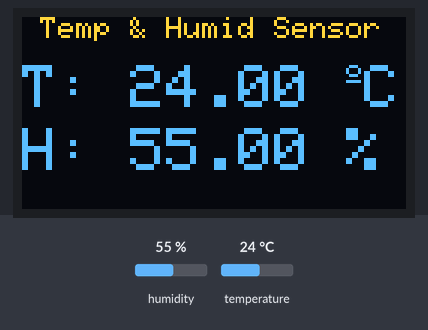
Bench run of a sketch on a simulated ESP8266 (NodeMCU). Shown: 128×64 one-colour display. Inputs (shaded band) come from the test bench; at power-on: humidity 55 %, temperature 24 °C. The OLED is the two-colour kind (top 16 rows yellow); what the sketch prints to the serial monitor is not drawn.

Above: at 3.9 s.
4.0 s: humidity set to 22 %
At 6.4 s:
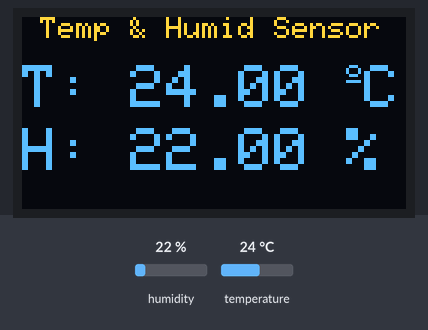
6.9 s: temperature set to 12 °C
At 8.3 s:
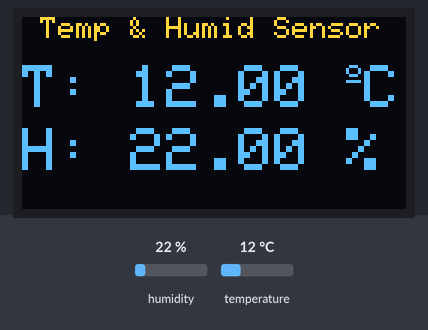
9.8 s: humidity set to 40 %
At 12.0 s:
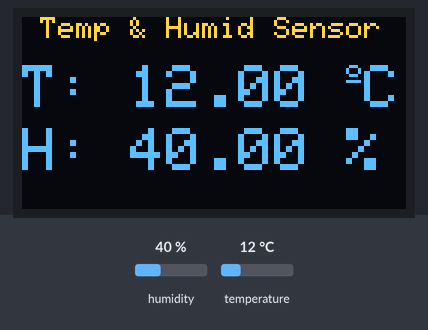
12.9 s: temperature set to 19 °C
At 13.9 s:
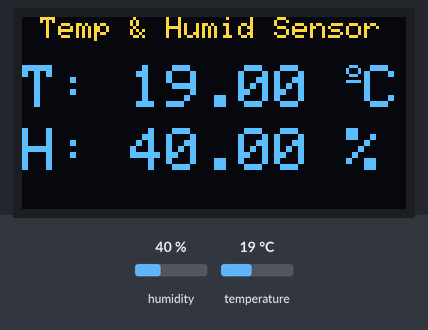
Timing chart, 0 to 15.9 s (numbered marks = the images above; inputs shaded):
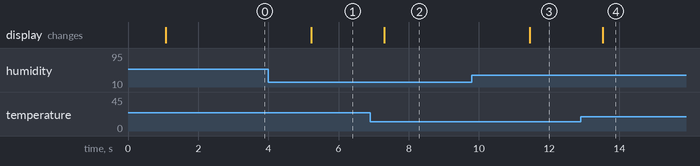

Measured:
- after the input at 4.0 s, the display: changes after 1.2 s (image 1)
- after the input at 6.9 s, the display: changes after 0.40 s (image 2)
- after the input at 9.8 s, the display: changes after 1.7 s (image 3)
- after the input at 12.9 s, the display: changes after 0.63 s (image 4)

The sketch:

0005_Greekcreit_temp_and_humd_basic_reading.ino
```cpp
/*********
  0005 Greekcreit basic temp and humid readings

  Created by Andy Shrimpton

I COULD NOT UNDERSTAND THE FILES ON THE BANGGOOD WEBSITE THAT I DOWNLOADED. i AM NEW TO ALL OF THIS. BUT AFTER TWO DAYS I FOUND OUT THE I HAD TO ADJUST THE SCL AND SDA PINS FOR THE OLED TO WORK

THEN I FOUND THAT TO SUPPLIED DHT11 WAS NOT WORKING WHICH ALSO WASTED A BIT OF TIME

 THIS CODE IS TO BE USED WITH THE ARDUINO IDE OR SOMETHING COMPATIBLE TOO

 WARNING - we are using the https://au.banggood.com/Geekcreit-ESP8266-IoT-Development-Board-DHT11-Temperature-and-Humidity-Yellow-Blue-OLED-Display-SDK-Programming-Wifi-Module-p-1471313.html?cur_warehouse=CN

 BECAREFULL - check if you use another make of OLED that the pins are the same.

 As the board has STRANGE SDL AND SCL PINS WE HAVE TO CHANGE THEM IN THE CODE BELOW

 *** WARNING ***  Some OLED have the positive and Negative reveresed THE SUPPLIED ONE IS FINE FROM LEFT TO RIGHT VCC, GND, SCL, SDA *** WARNING ***
 *
*********/

#include <Wire.h>
#include <Adafruit_SSD1306.h>
#include <Adafruit_Sensor.h>                                  // look for Adafruit_Unified_Sensor
#include <DHT.h>

#define SCREEN_WIDTH 128                                      // OLED display width, in pixels
#define SCREEN_HEIGHT 64                                      // OLED display height, in pixels

int setTextSize1=1;                                           //set fontsize to 1
int setTextSize2=2;                                           // set font size to 2
int delay1=1000;                                              // delay for 1 second
int delay2=2000;                                              // delay for 2 seconds


// Declaration for an SSD1306 display connected to I2C (SDA, SCL pins)

Adafruit_SSD1306 display(SCREEN_WIDTH, SCREEN_HEIGHT, &Wire, -1);           // wire -1 as the oled has no reset pin

#define DHTPIN 5                                               // Digital pin connected to the DHT sensor

// Uncomment the type of sensor in use:
#define DHTTYPE    DHT11                                      // DHT 11 - Normally blue in colour
//#define DHTTYPE    DHT22                                    // DHT 22 (AM2302) Normally white
//#define DHTTYPE    DHT21                                   // DHT 21 (AM2301)

DHT dht(DHTPIN, DHTTYPE);                                     //Set up the DHT sensor

void setup() {                                              // HERE WE PUT THINGS THAT ONLY HAPPEN ONCE

  Serial.begin(9600);                                       // set the serial monitor baud rate

                                                            //  ***** IMPORTANT TO MAKE SURE THIS LINE IS ADDED TO MAKE THIS GEEKCREIT BOARD OLED WORK
  Wire.begin(2,14);                                         //scl gpio14  SDA gpio 02 here we change where the SDA and SCL pins look to get there data

  dht.begin();                                              // start the temp and humid sensor

  if(!display.begin(SSD1306_SWITCHCAPVCC, 0x3C)) {
    Serial.println(F("SSD1306 allocation failed"));
    for(;;);
  }
  //display.display();                                          // comment out this line to NOT dispaly the Arafruit Logo
  //delay(delay2);                                              // WAIT TWO SECONDS
  display.clearDisplay();


  display.setTextColor(WHITE);

}                                                             // end of void setup

void loop() {                                                 // WHERE WE PUT CODE THAT WILL CONTINUE TO LOOP AROUND AS LONG AS THE BOARD HAS POWER


  delay(delay1);                                              // UPDATE THE SCREEN ONCE PER SECOND 1000 = 1 SECOND DHT11 can be read every second the DHT22 is every 2 seconds

  //read temperature and humidity
  float t = dht.readTemperature();
  float h = dht.readHumidity();
  if (isnan(h) || isnan(t)) {
    Serial.println("Failed to read from DHT sensor!");        //IF NO READING CAN BE FOUND PRINT THE THE SERIAL MONITOR YOU WILL ALSO GET "nan" ON THE OLED

  }

  // clear display
  display.clearDisplay();                                   //WE NEED TO CLEAR THE DISPLAY OTHERWISE THE NEW VALUES WILL OVERWRITE THE OLD ONES


  // display temperature
  display.setTextSize(setTextSize1);                        //SMALL TEXT SIZE SELECTED
  display.setCursor(0,0);
  display.print(" Temp & Humid Sensor");                    // THIS IS IN ORANGE AS IT IN THE VERY TOP PART OF THE OLED WHICH HAS THIS COLOUR THAT CANT BE CHANGED
  display.setTextSize(setTextSize2);                        // LARGER TEXT SELECTED
  display.setCursor(0,16);                                  //POSITION WHERE TO SHOW THE TEXT X=0 (ACOSS) Y=16 (DOWN)
  display.print("T: ");
  display.print(t);                                         //PRINT THE VALUE STORED IN THE VARIABLE "t"
  display.print(" ");
  display.setTextSize(setTextSize1);
  display.cp437(true);                                      //SELECT A NEW FONT TYPE TO PRINT THE VERY SMALL "o" INFRONT OF THE "C"
  display.write(167);                                       //PRINT THE VERY SMALL "O"
  display.setTextSize(setTextSize2);
  display.print("C");

  // display humidity
  display.setTextSize(setTextSize2);
  display.setCursor(0, 37);
  display.print("H: ");
  display.print(h);                                         //PRINT THE VALUE STORED IN THE VARIABLE "h"
  display.print(" %");

//  debug if screen not working                             // COMMENT OUT ALL THE "Serial.print....." lines will prevent data going to the serial monitor
  Serial.print("Temp: ");
  Serial.print(t);
  Serial.print ("   Humid:  ");
  Serial.print(h);
  Serial.println(" ");

  display.display();                                        // THIS LINE IS REQUIRED TO REFRESH THE OLED
}
```
